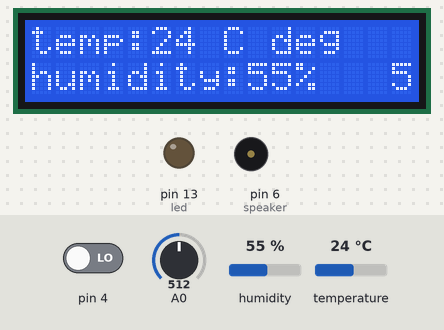
The sketch below on a simulated Arduino Uno, built with avr-gcc and run on an emulated ATmega328P. On the bench: 16×2 character LCD, output pins drawn as LEDs (lit = HIGH), buzzer (waves = sounding). The test bench sets the inputs (shaded band); at power-on: pin 4 LOW, A0 = 512, temperature 24 °C, humidity 55 %. What the sketch prints to the serial monitor is not drawn.

Above: at 2.3 s.
2.4 s: pin 4 driven HIGH
At 4.5 s:
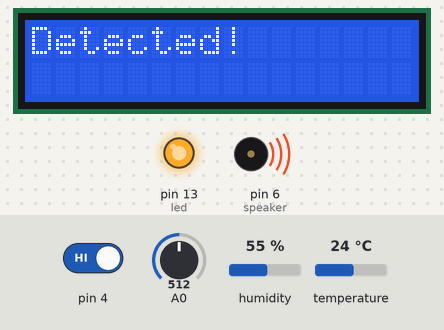
5.1 s: A0 set to 5
7.8 s: A0 set to 2
At 10.0 s:
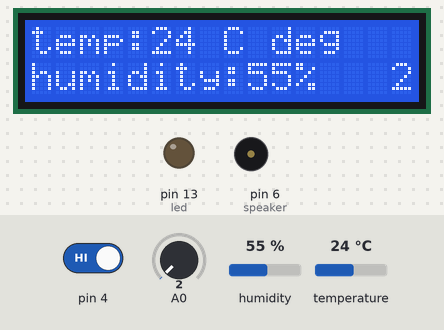
11.0 s: temperature set to 1 °C
At 12.1 s:
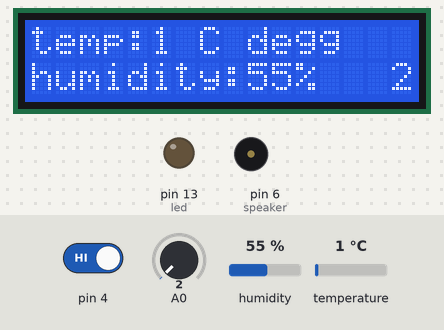
13.7 s: humidity set to 22 %
At 16.4 s:
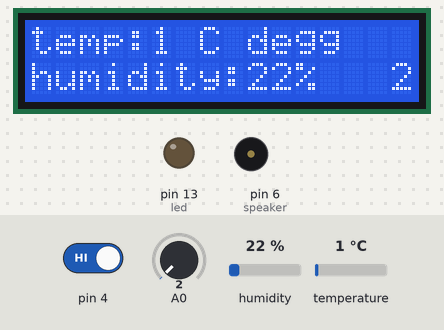
17.1 s: humidity set to 40 %
At 18.5 s:
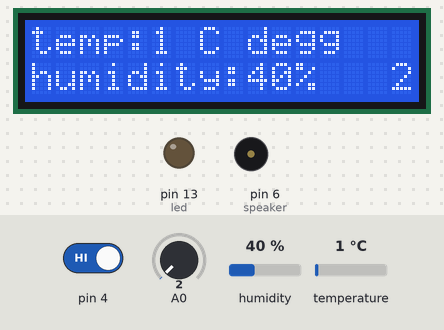
Timing chart, 0 to 20.1 s (numbered marks = the images above; inputs shaded):
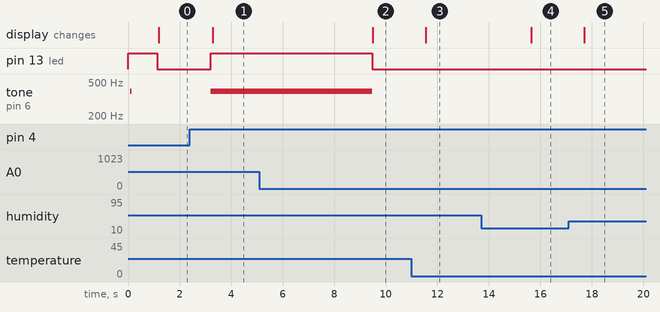

The sketch:

arduino_main.ino
```cpp
//created By mint2792@mintserver.kr
//2022/10/16 (SUN)

#include <DHT11.h>
#include <Wire.h>
#include <LiquidCrystal_I2C.h>

int pin= 3;  //DHT11 센서
int speaker = 6; //부저
int led = 13;

DHT11 dht11(pin);
LiquidCrystal_I2C lcd(0x27,16,2);

void setup()  {
  pinMode(led,OUTPUT);
  digitalWrite(led,HIGH);
  //시작, 디버그용 시리얼
  Serial.begin(9600);
  lcd.begin();
  lcd.backlight();
  lcd.setCursor(3,0);
  lcd.print("Loading!");
  lcd.setCursor(3,1);
  lcd.print("BY WTTLAM");
  tone(speaker, 392);
  delay(60);
  noTone(speaker);
  delay(1000);
  lcd.clear();
  digitalWrite(led,LOW);
}

void loop()  {

  int err;
  int level = analogRead(A0);
  int level2 = digitalRead(4);
  float temp, humi;

  if((err=dht11.read(humi, temp))==0) {
    //그냥 정의해줌, 실제 코드는 아랫쪽에 몰려있음
    int t = temp;
    int h = humi;

//analogSignal 오른쪽 하단 15,1 좌표에 출력
  }
  else  {
    lcd.println();
    lcd.print("Error No :");
    lcd.print(err);
    Serial.print("Error No :");
    Serial.print(err);
   //위 코드는 에러 났을때 에러출력 코드
  }
//아래 코드는 analogSignal이 5 초과, digitalSignal이 참(1)이 되었을때 부저가 울리는 조건문
  if (level > 3 and level2 == 1) {

    digitalWrite(led,HIGH);
    tone(speaker, 392);
    delay(50);
    lcd.clear();
    lcd.setCursor(0,0);
    lcd.print("Detected!");
    Serial.print("Detected!");
    Serial.println();
  } else {
    int t = temp;
    int h = humi;
    noTone(speaker);
    digitalWrite(led,LOW);

    //아래 코드는 온도, 습도를 각각 I2C LCD의 0,0 좌표, 0,1 좌표부터 출력하는 코드
    lcd.setCursor(0,0);
    lcd.print("temp:");
    lcd.print(t);
    lcd.print(" C deg");
    lcd.setCursor(0,1);
    lcd.print("humidity:");
    lcd.print(h);
    lcd.print("%");
    lcd.setCursor(15,1);
    lcd.print(level);

    //아래 코드는 시리얼 모니터로 온도, 습도 출력
    Serial.print(t);
    Serial.print("/");
    Serial.print(h);
    Serial.println();
  }
  delay(2000);
}
```

Measured:
- the behaviour switches between 4 and 3 on A0 (found by bisection; images 1 and 2)
- after the input at 2.4 s, pin 13 (led): LOW → HIGH after 0.82 s; tone on pin 6 (speaker): silent → 392 Hz after 0.82 s; the display: changes after 0.88 s (image 1)
- after the input at 5.1 s, every drawn part: stays the same
- after the input at 7.8 s, pin 13 (led): HIGH → LOW after 1.7 s; tone on pin 6 (speaker): 392 Hz → silent after 1.7 s; the display: changes after 1.7 s (image 2)
- after the input at 11.0 s, the display: changes after 0.55 s (image 3)
- after the input at 13.7 s, the display: changes after 2.0 s (image 4)
- after the input at 17.1 s, the display: changes after 0.60 s (image 5)
